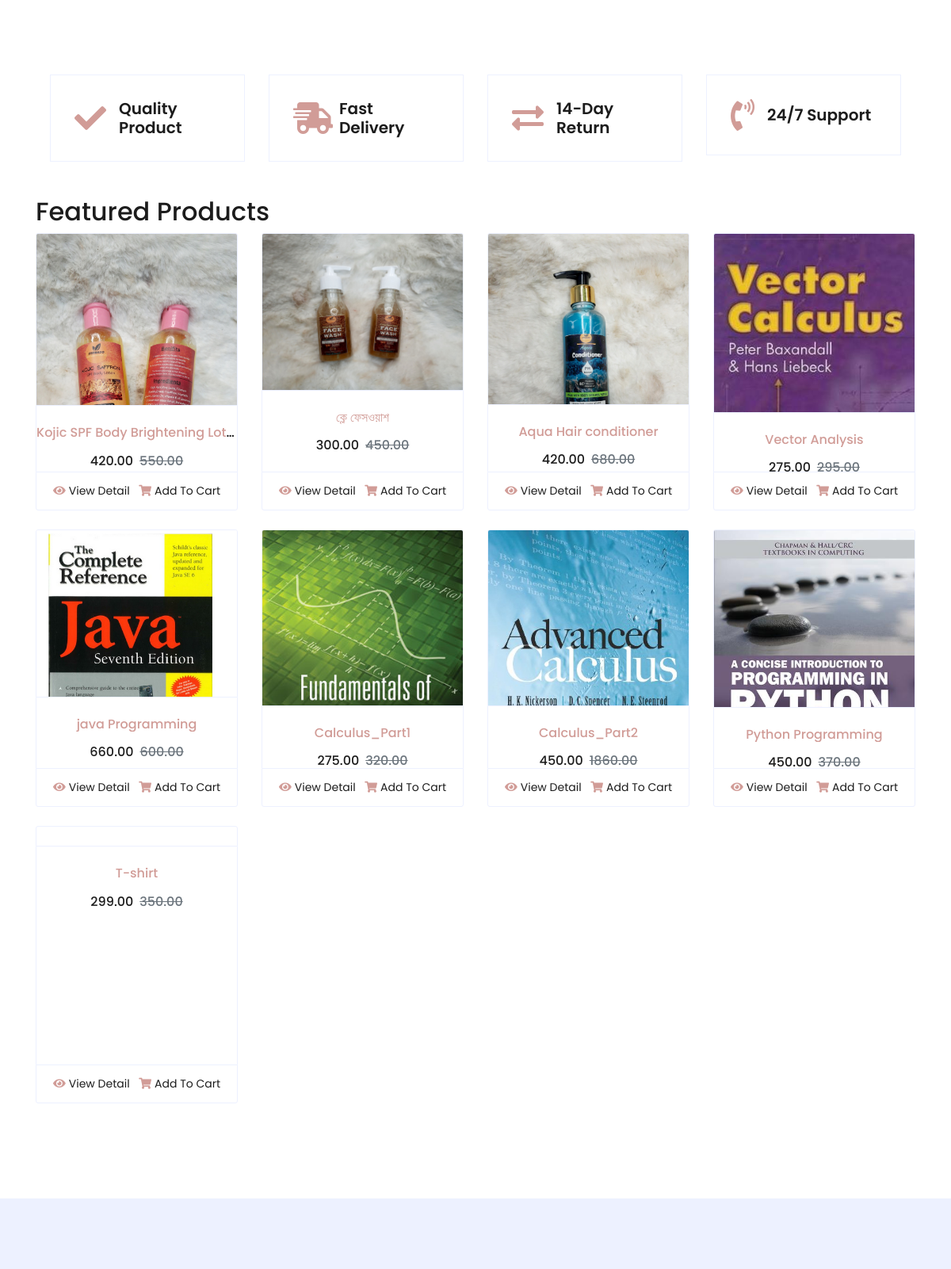
Before: / (middle part) with the older database file.
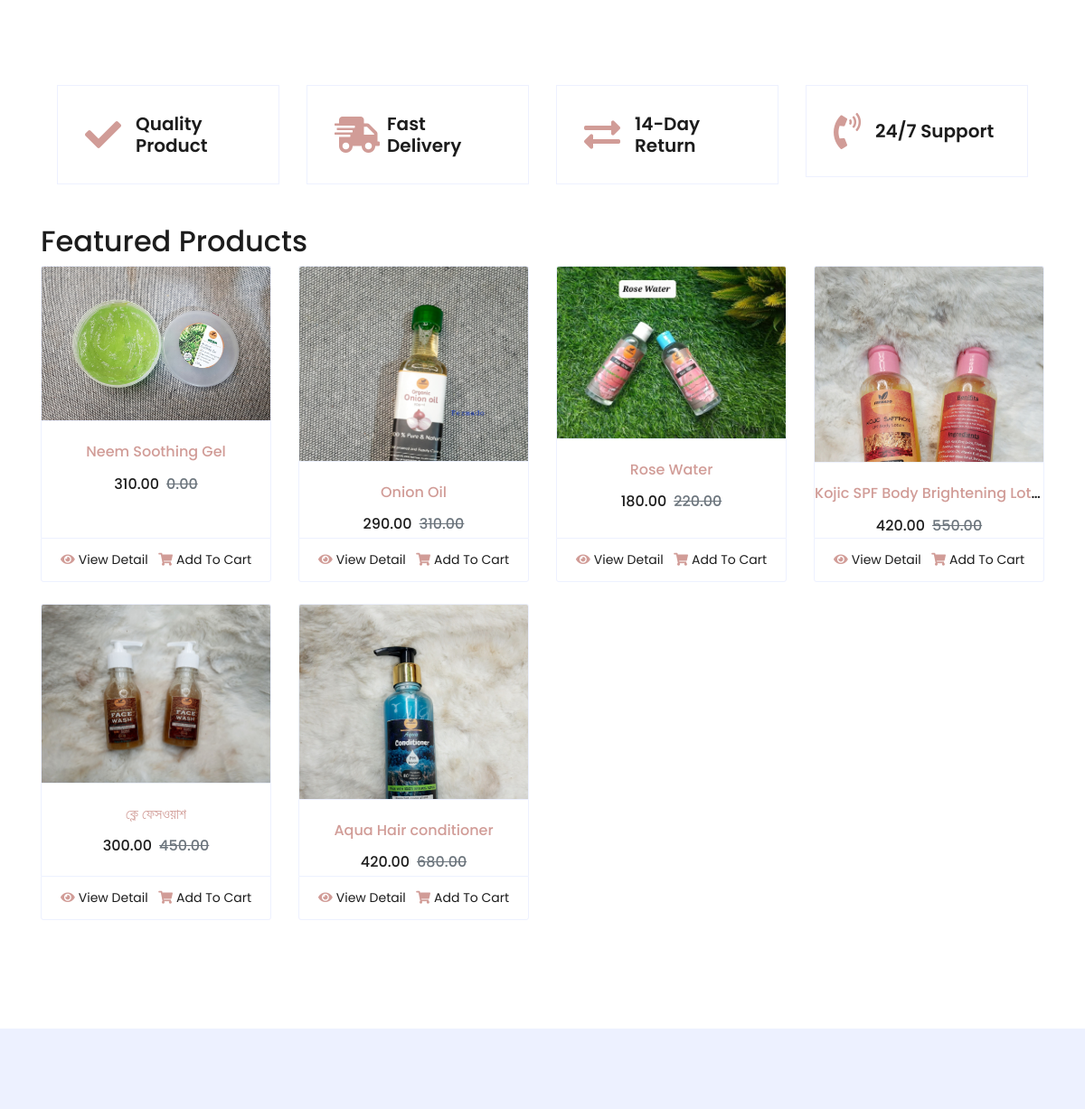
After: the same page with the newer database file.
### App_Shop/models.py (models this page shows, shortened)
class Product(models.Model):
    mainimage = models.ImageField(upload_to='Products')
    name = models.CharField(max_length=264)
    category = models.ForeignKey(Category, on_delete=models.CASCADE,related_name="category")
    preview_text = models.TextField(max_length=200, verbose_name='Preview Text')
    detail_text = models.TextField(max_length=3000, verbose_name='Description')
    price =models.FloatField()
    old_price = models.FloatField(default=0.00, null=True, blank=True)
    created = models.DateTimeField(auto_now_add=True)
    class Meta:
        ordering = ['-created',]

### App_Shop/views.py (the view)
# urls.py: path('', views.Home.as_view(), name='home'),
class Home(ListView):
    model = Product
    Categories = Category.objects.all()
    print(Categories)
    template_name = 'App_Shop/home.html'
    def get_context_data(self, **kwargs):
        context = super().get_context_data(**kwargs)
        context['categories'] = self.Categories
        return context

### templates/App_Shop/home.html (shortened to what this page needs)
{% extends 'base.html' %}
{% block body_block %}
{% include 'featured.html' %}
<div class="container flex">
  <h2 class="my">Featured Products</h2>
  <div class="row">
    {% for product in object_list %}
    <div class="col-md-6 col-sm-12 col-lg-3">
      <div class="card product-item border-0 mb-4">
        <div class="card-header product-img position-relative overflow-hidden bg-transparent border p-0">
          <img class="img-fluid w-100" src="/media/{{product.mainimage}}" alt="">
        </div>
        <div class=" card-body border-left border-right text-center p-0 pt-4 pb-3">
          <h6 class="text-truncate mb-3"><a
              href="{% url 'App_Shop:product_detail' pk=product.pk %}">{{product.name}}</a></h6>
          <div class="d-flex justify-content-center">
            <h6>{{product.price|floatformat:2}}</h6>
            <h6 class="text-muted ml-2"><del>{{product.old_price|floatformat:2}}</del></h6>
          </div>
        </div>
        <div class="card-footer d-flex justify-content-between bg-light border">
          <a href="{% url 'App_Shop:product_detail' pk=product.pk %}" class="btn btn-sm text-dark p-0"><i
              class="fas fa-eye text-primary mr-1"></i>View Detail</a>
          <a href="{% url 'App_Shop:product_detail' pk=product.pk %}" class="btn btn-sm text-dark p-0"><i
              class="fas fa-shopping-cart text-primary mr-1"></i>Add To
            Cart</a>
        </div>
      </div>
    </div>
    {% endfor %}
  </div>
  <div class="container-fluid offer pt-5">
  </div>
</div>
{% endblock %}

### templates/base.html (shortened to what this page needs)
{% load static %}
<!DOCTYPE html>
<html lang="en" dir="ltr">
<head>
  <link rel="stylesheet" href="https://stackpath.bootstrapcdn.com/bootstrap/4.5.0/css/bootstrap.min.css"
>
  <link href="https://cdnjs.cloudflare.com/ajax/libs/font-awesome/5.10.2/css/all.css" rel="stylesheet">
  <link href="https://cdnjs.cloudflare.com/ajax/libs/font-awesome/5.10.0/css/all.min.css" rel="stylesheet">
  <link href="lib/owlcarousel/assets/owl.carousel.min.css" rel="stylesheet">
  <link rel="stylesheet" href="{% static 'css/main.css' %}">
  <link href="{% static 'css/style.css' %}" rel="stylesheet">
</head>
<body>
  <div class="container-flex">
    <div class="container-flex">
      {% block body_block %} {% endblock %}
    </div>
    {% include 'footer.html' %}
  </div>
</body>
</html>

### templates/navbar.html (shortened to what this page needs)
{% load cart_tag %}

### templates/featured.html
<div class="container-fluid pt-5">
    <div class="row px-xl-5 pb-3">
        <div class="col-lg-3 col-md-6 col-sm-12 pb-1">
            <div class="d-flex align-items-center border mb-4" style="padding: 30px;">
                <h1 class="fa fa-check text-primary m-0 mr-3"></h1>
                <h5 class="font-weight-semi-bold m-0">Quality Product</h5>
            </div>
        </div>
        <div class="col-lg-3 col-md-6 col-sm-12 pb-1">
            <div class="d-flex align-items-center border mb-4" style="padding: 30px;">
                <h1 class="fa fa-shipping-fast text-primary m-0 mr-2"></h1>
                <h5 class="font-weight-semi-bold m-0">Fast Delivery</h5>
            </div>
        </div>
        <div class="col-lg-3 col-md-6 col-sm-12 pb-1">
            <div class="d-flex align-items-center border mb-4" style="padding: 30px;">
                <h1 class="fas fa-exchange-alt text-primary m-0 mr-3"></h1>
                <h5 class="font-weight-semi-bold m-0">14-Day Return</h5>
            </div>
        </div>
        <div class="col-lg-3 col-md-6 col-sm-12 pb-1">
            <div class="d-flex align-items-center border mb-4" style="padding: 30px;">
                <h1 class="fa fa-phone-volume text-primary m-0 mr-3"></h1>
                <h5 class="font-weight-semi-bold m-0">24/7 Support</h5>
            </div>
        </div>
    </div>
</div>

### templates/footer.html (shortened to what this page needs)
<div class="container-fluid bg-secondary text-dark mt-5 pt-5">
    <div class="row px-xl-5 pt-5">
    </div>
</div>

### templates/base.html (style rules this page uses)
.card { height: 350px; }

Changed rows visible on the page:
removed Product: mainimage (picture), name "Vector Analysis", price "275.00", old_price "295.00"
removed Product: mainimage (picture), name "java Programming", price "660.00", old_price "600.00"
removed Product: mainimage (picture), name "Calculus_Part1", price "275.00", old_price "320.00"
removed Product: mainimage (picture), name "Calculus_Part2", price "450.00", old_price "1860.00"
removed Product: mainimage (picture), name "Python Programming", price "450.00", old_price "370.00"
removed Product: name "T-shirt", price "299.00", old_price "350.00"
added Product: mainimage (picture), name "Neem Soothing Gel", price "310.00", old_price "0.00"
added Product: mainimage (picture), name "Onion Oil", price "290.00", old_price "310.00"
added Product: mainimage (picture), name "Rose Water", price "180.00", old_price "220.00"
